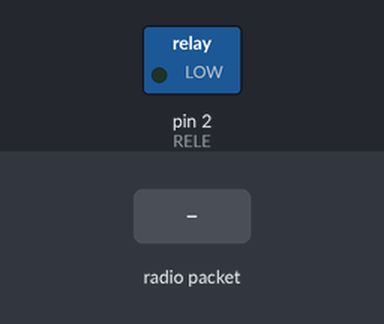
Bench run of a sketch on a simulated Arduino Uno, built with avr-gcc and run on an emulated ATmega328P. Shown: switched loads named in the sketch (green lamp = pin HIGH). Inputs (shaded band) come from the test bench. No radio packets arrive unless stated; pins used as bus, display or sensor lines are not drawn; what the sketch prints to the serial monitor is not drawn.

Above: at 12.8 s.
12.9 s: radio packet "," arrives
At 13.8 s:
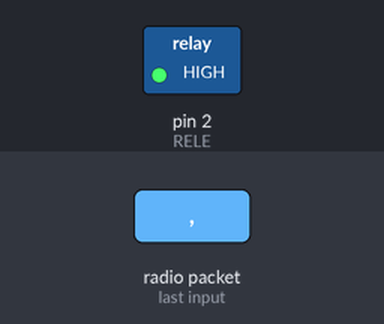
26.5 s: radio packet "1" arrives
38.5 s: radio packet "90" arrives
Timing chart, 0 to 56.6 s (numbered marks = the images above; inputs shaded):
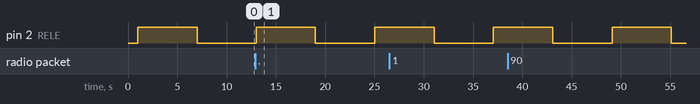

The sketch:

UNIDAD_CENTRAL___FINAL_final_copy_20230214202313.ino
```cpp
#include <SPI.h>	// incluye libreria SPI para comunicacion con el modulo
#include <RH_NRF24.h>	// incluye la seccion NRF24 de la libreria RadioHead

RH_NRF24 nrf24;		// crea objeto con valores por defecto para bus SPI
			// y pin digital numero 8 para CE

String str_datos;
String str_temperatura;
String str_humedad;
String str_porcentaje;
String str_temperatu_Cul;


// recepción
int A;
int Ultimo= str_datos. length();

// Estres hidríco
int CWSI ;
int T_c;
int T_a;
int porcentaje;


// LEDS configuracion de los pines de salida

int led_v = 0; // verde
int led_r = 1; // Rojo

// RELÉ configuracion de los pines de salida

int RELE= 2;


void setup()
{
  Serial.begin(9600);		// inicializa monitor serie a 9600 bps
  if (!nrf24.init())		// si falla inicializacion de modulo muestra texto
    Serial.println("fallo de inicializacion");
  if (!nrf24.setChannel(2))	// si falla establecer canal muestra texto
    Serial.println("fallo en establecer canal");
  if (!nrf24.setRF(RH_NRF24::DataRate250kbps, RH_NRF24::TransmitPower0dBm)) // si falla opciones
    Serial.println("fallo en opciones RF"); 				    // RF muestra texto

    Serial.println("Base iniciada");  // texto para no comenzar con ventana vacia


  pinMode(led_v, OUTPUT);
  pinMode(led_r, OUTPUT);

  pinMode(RELE, OUTPUT);
}

void loop()
{
  uint8_t buf[12];			// buffer de 11 posiciones
  uint8_t buflen = sizeof(buf);	// obtiene longitud del buffer

    if (nrf24.recv(buf, &buflen))	// si hay informacion valida disponible
    {
      str_datos = String((char*)buf);	// almacena en str_datos datos recibidos
      Serial.println("Se esta reciviendo") ;
      Serial.println(str_datos) ;
      for (int i = 0; i < str_datos.length(); i++) {	// bucle recorre str_datos desde el inicio
        if (str_datos.substring(i,i+1) == ",") {
          A=A+1;
          if (A ==1){
            str_temperatura = str_datos.substring(i+1, i+3);
            Serial.println(str_temperatura);
          }
          if (A ==2){
            str_humedad= str_datos.substring(i+1, i+3);
          }
          if (A ==3){
            str_temperatu_Cul = str_datos.substring(i+1, i+3);
          }
          if (A==4){
            str_porcentaje = str_datos.substring(i+1,Ultimo);
            porcentaje = str_porcentaje.toInt();


          }

        }
      }

    }


  if(porcentaje <= 33)
  {
    T_c = str_temperatu_Cul.toInt();
    T_a = str_temperatura.toInt();
    Serial.println("Suelo seco del sensor de humedad ");

    CWSI=((T_c-T_a)-(25-15))/((28-27)-(25-15));
    Serial.println(CWSI);
    if  (0< CWSI < 1 ) {
      Serial.println(" suelo optimo - estres hidrico ");
      digitalWrite(led_v, HIGH);
      digitalWrite(led_r, LOW);
      delay(1000);

      digitalWrite(RELE, LOW);
      delay(5000); }

    if (CWSI<= 0){
      Serial.println(" suelo humedo del estres");
      digitalWrite(led_v, HIGH);
      digitalWrite(led_r, LOW);
      delay(1000);

      digitalWrite(RELE, LOW);
      delay(5000); }

    if (CWSI>=1){
      Serial.println(" suelo seco de estres ");
      digitalWrite(led_v, LOW);
      digitalWrite(led_r, HIGH);
      delay(1000);

      digitalWrite(RELE, HIGH);
      delay(5000);}
  }
  if ( 33 <= porcentaje <=66){
    Serial.println(" suelo humedo");
    digitalWrite(led_v, HIGH);
    digitalWrite(led_r, LOW);
    delay(1000);

    digitalWrite(RELE, LOW);
    delay(5000); }


}
```
